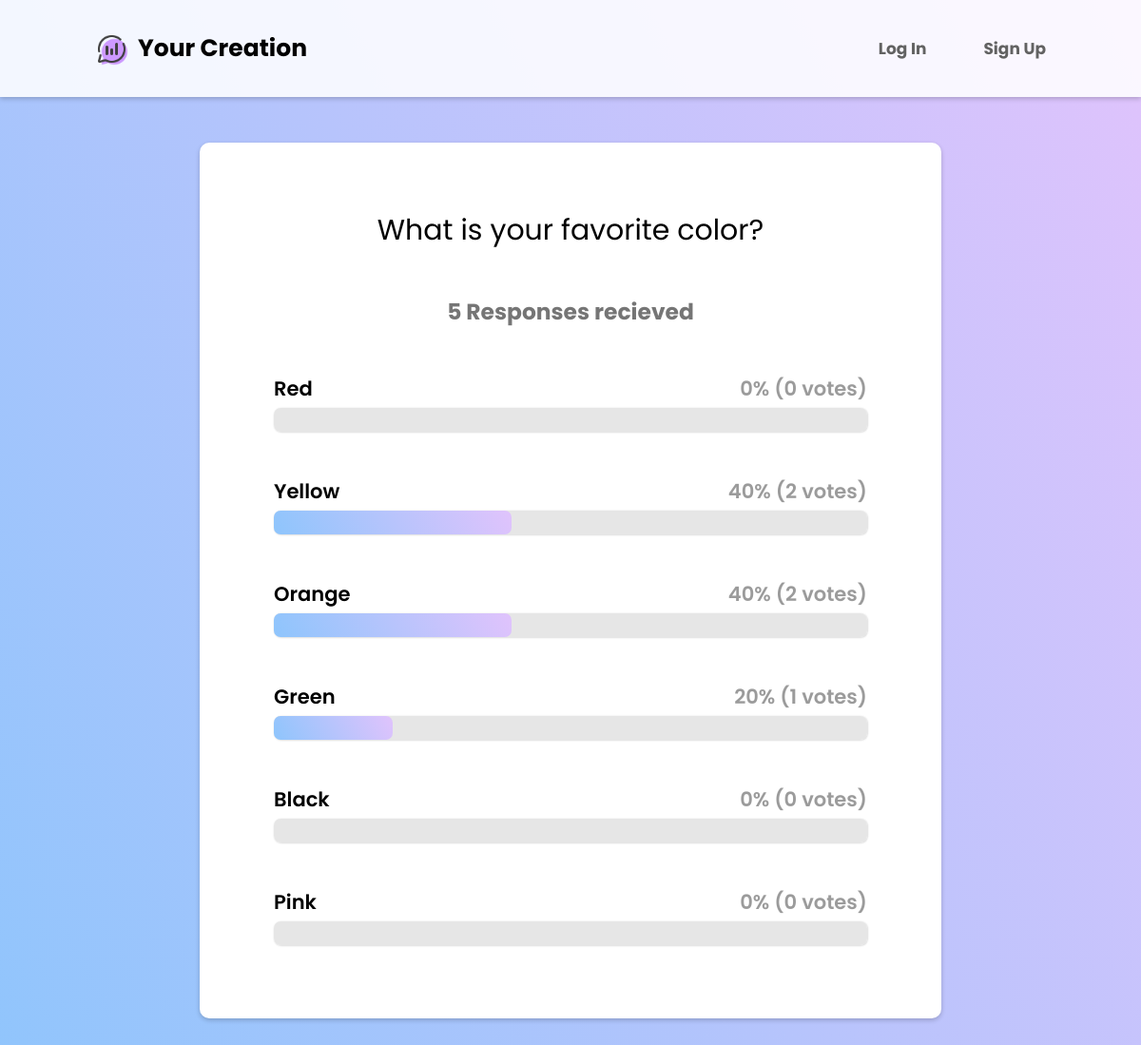
Screenshot of /showresults2.php?qID=1 with the database file from the repository.
### tables this page shows
CREATE TABLE `questions` (
  `qID` int(11) NOT NULL,
  `question` varchar(100) NOT NULL,
  `endDate` date NOT NULL,
  `uid` int(11) NOT NULL
);

CREATE TABLE `choices` (
  `cID` int(11) NOT NULL,
  `choice` varchar(50) NOT NULL,
  `qID` int(11) NOT NULL
);

### showresults2.php (the view, shortened to what this page needs)
<!DOCTYPE html>
<html lang="en">
<head>
    <link rel="stylesheet" href="css/showResult2.css">
    <link rel="stylesheet" href="https://cdnjs.cloudflare.com/ajax/libs/font-awesome/6.5.1/css/all.min.css" />
</head>
<body>
 <?php
    if(isset($_SESSION['currentUser']))
    {
        echo "  <header>
                    <div class='webname'>
                        <img src='images/icons.png' alt='LOGO'>
                        <button onClick='location.href=\"homepage.php\"' class='homepage'>Your Creation</button>
                    </div>
                    <nav>
                        <div class='btn'>
                            <button onclick='location.href=\"cp1.php\"' class='login'>Create New Poll</button>
                        </div>
                        <div class='btn'>
                            <button onclick='location.href=\"myOwnPolls.php\"' class='signup'>My Own Polls</button>
                        </div>
                        <div class='btn'>
                            <button onclick='location.href=\"Logout.php\"' class='Loogout'>Logout</button>
                        </div>
                    </nav>
            </header>";
    }
    else
    {
        echo "<header>
                <div class='webname'>
                        <img src='icons.png' alt='LOGO'>
                        <button onClick='location.href=\"homepage.php\"' class='homepage'>Your Creation</button>
                </div>
                <nav>
                    <div class='btn'>
                        <button onclick='location.href=\"login.php\"' class='login'>Log In</button>
                    </div>
                    <div class='btn'>
                        <button onclick='location.href=\"signup.php\"' class='signup'>Sign Up</button>
                    </div>
                </nav>
            </header>";
    }
    echo "<div class='container'>";
        if(isset($_GET["qID"]))
        {
            try
            {
                require('connection.php');
                $qID=$_GET["qID"];
                $arr=[];
                $totalVotes=0;
                $sql2="SELECT question FROM questions where qid=?";
                $stmt2=$db->prepare($sql2);
                $stmt2->bindParam(1,$qID);
                $rs=$stmt2->execute();
                if($rs==1)
                {
                    $rowQ=$stmt2->fetch();
                    echo "<div class='question'> ";
                    echo $rowQ["question"]."<br>"."<br>";
                    echo "</div>";
                }
                $sql3="SELECT * FROM choices where qid=?";
                $stmt3=$db->prepare($sql3);
                $stmt3->bindParam(1,$qID);
                $rs=$stmt3->execute();
                if($rs>0)
                {
                    while($row=$stmt3->fetch(PDO::FETCH_ASSOC))
                    {
                        $cid = $row['cID'];
                        $choice = $row['choice'];
                        $arr["$cid"] = ["votes"=>0, "name"=>$choice];
                    }
                }
                $sql1="SELECT cID,COUNT(cID) AS noVotes FROM votes WHERE qID=:qID GROUP BY cID";
                $stmt1=$db->prepare($sql1);
                $stmt1->bindParam(":qID",$qID);
                $stmt1->execute();
                while($row=$stmt1->fetch(PDO::FETCH_ASSOC))
                {
                    $cid = $row["cID"];
                    $arr[$cid]['votes']=$row["noVotes"];
                    $totalVotes+=$row["noVotes"];
                }
                echo "<div class='responses'>";
                echo "<h3> $totalVotes Responses recieved</h3> <br>";
                echo "</div>";
                $percentage = 0;
                foreach($arr as $cID => $info)
                {
                    if($totalVotes > 0)
                    {
                        $percentage = $info['votes'] / $totalVotes * 100;
                        $percentage = round($percentage,2);
                    }
                    echo "<div class='result'>";
                    echo "<h3 class='choice'> <span id='choiceL'> {$info['name']}</span> <span class='span'> $percentage% ({$info['votes']} votes)</span> </h3>";
                    echo "<progress id='$cID' value='$percentage' max='100'> $percentage </progress><br>";
                    echo "</div>";
                }
            }
            catch(PDOException $e)
            {
                die("Error: " . $e->getMessage());
            }
        }
        else
        {
            header('location: viewAll2.php');
        }
    echo "</div>";
?>
</body>
</html>

### css/showResult2.css (style rules this page uses)
* { box-sizing: border-box; margin: 0; padding: 0; }
html { min-height: 100%; }
body { margin: 0; font-family: 'Poppins', sans-serif; font-size:14px; text-transform:initial; background-repeat: no-repeat; background-position: top; background-size: cover; background-attachment: fixed; background-image: linear-gradient(62deg, #8EC5FC 0%, #E0C3FC 100%); }
.container { margin: 150px auto 150px auto; background-color: #ffffff; box-shadow: 0 2px 5px rgba(0,0,0,.2); width:65%; padding: 30px 0; border-radius: 10px; }
header { background-color: #ffffffdb; box-shadow: 0 2px 5px rgba(0,0,0,.2); color: #3F3F3F; width: 100%; min-height: 100px; padding: 0 100px; position: fixed; top: 0; left: 0; display: flex; justify-content: space-between; align-items: center; }
header .webname { color: #8EC5FC; width: 40%; font-size: 25px; font-weight: bold; cursor: pointer; display: flex; align-items: center; align-content: center; }
header .webname button { padding: 32px 30px; padding-left: 10px; }
header .webname img { display: inline-block; height: 35px; width: 35px; }
header nav { font: 40px; display: flex; justify-content: space-between; align-items: center; }
header button { background-color: transparent; text-align: center; font: inherit; border: none; margin: 0; padding: 32px 30px; border-radius: 0; }
header nav button { color: #626262; font-size: 17px; font-weight: bold; }
header nav .btn .signup { padding-right: 0; }
.question { text-align: center; font-size: 30px; width: 90%; margin: 40px auto 0 auto; }
.responses { color: #757575; text-align: center; margin-bottom: 18px; font-size: 20px; }
.result { display: flex; flex-direction: column; align-items: center; justify-content: center; text-align: center; font-size: 18px; }
.choice { width: 80%; text-align: center; display: flex; justify-content: space-between; font-weight: 600; }
#choiceL { flex: 3; text-align: left; }
.span { color: #626262a2; flex:2; text-align: right; }
progress { margin-bottom: 20px; margin-top: 5px; border-radius: 7px; width: 80%; height: 25px; box-shadow: .5px .5px 2px rgba( 0, 0, 0, 0.2 ); }

### rows the page displays
questions: question "What is your favorite color?"
choices: choice "Yellow", cID "40", cID "2"
choices: choice "Green", qID "20", qID "1"

### other values shown
$totalVotes "5"
$info['name'] "Red"
$percentage "0"
$info['votes'] "0"
$info['name'] "Orange"
$percentage "40"
$info['votes'] "2"
$info['name'] "Black"
$info['name'] "Pink"
